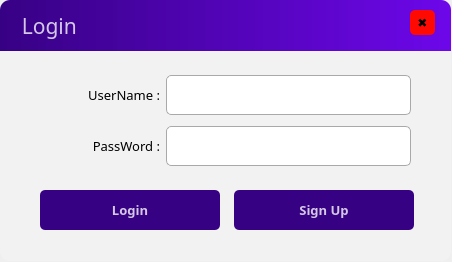
<?xml version="1.0" encoding="UTF-8"?>
<ui version="4.0">
 <class>Form</class>
 <widget class="QWidget" name="Form">
  <property name="geometry">
   <rect>
    <x>0</x>
    <y>0</y>
    <width>452</width>
    <height>262</height>
   </rect>
  </property>
  <property name="windowTitle">
   <string>Form</string>
  </property>
  <widget class="QFrame" name="frame">
   <property name="geometry">
    <rect>
     <x>0</x>
     <y>0</y>
     <width>451</width>
     <height>261</height>
    </rect>
   </property>
   <property name="styleSheet">
    <string notr="true">QFrame#frame{
	background-color: rgba(242,242,242,1.000);
	border-radius:10px;
}</string>
   </property>
   <property name="frameShape">
    <enum>QFrame::StyledPanel</enum>
   </property>
   <property name="frameShadow">
    <enum>QFrame::Raised</enum>
   </property>
   <widget class="QLabel" name="label">
    <property name="geometry">
     <rect>
      <x>0</x>
      <y>0</y>
      <width>451</width>
      <height>51</height>
     </rect>
    </property>
    <property name="font">
     <font>
      <family>Arial Black</family>
      <pointsize>16</pointsize>
      <weight>10</weight>
      <italic>false</italic>
      <bold>false</bold>
     </font>
    </property>
    <property name="styleSheet">
     <string notr="true">QLabel#label{
	font: 87 16pt &quot;Arial Black&quot;;
	background-color:qlineargradient(spread:pad, x1:0, y1:0, x2:1, y2:0, stop:0 rgb(55, 1, 132), stop:1 rgb(109, 7, 234));
	border-top-right-radius:10px;
	border-top-left-radius:10px;
	color:rgba(255,255,255,200);
}


</string>
    </property>
    <property name="text">
     <string>    Login</string>
    </property>
   </widget>
   <widget class="QPushButton" name="close_button">
    <property name="geometry">
     <rect>
      <x>410</x>
      <y>10</y>
      <width>25</width>
      <height>25</height>
     </rect>
    </property>
    <property name="minimumSize">
     <size>
      <width>25</width>
      <height>25</height>
     </size>
    </property>
    <property name="maximumSize">
     <size>
      <width>25</width>
      <height>25</height>
     </size>
    </property>
    <property name="styleSheet">
     <string notr="true">QPushButton#close_button{
	background-color:rgb(255, 10, 2);
	color::rgba(255,255,255,200);
	border-radius:5px;
}
QPushButton#close_button:hover{
	background-color:rgba(2,62,118,150);
	color:rgba(255,255,255,200);
	border-radius:5px;
}
QPushButton#close_button:pressed{
	padding-left:5px;
	padding-top:5px;
	background-color:rgba(2,62,118,100);
}
</string>
    </property>
    <property name="text">
     <string>✖</string>
    </property>
   </widget>
   <widget class="QWidget" name="layoutWidget">
    <property name="geometry">
     <rect>
      <x>40</x>
      <y>70</y>
      <width>371</width>
      <height>101</height>
     </rect>
    </property>
    <layout class="QHBoxLayout" name="horizontalLayout" stretch="1,3">
     <item>
      <layout class="QVBoxLayout" name="verticalLayout">
       <item>
        <widget class="QLabel" name="label_2">
         <property name="enabled">
          <bool>true</bool>
         </property>
         <property name="sizePolicy">
          <sizepolicy hsizetype="Preferred" vsizetype="Preferred">
           <horstretch>0</horstretch>
           <verstretch>0</verstretch>
          </sizepolicy>
         </property>
         <property name="minimumSize">
          <size>
           <width>120</width>
           <height>40</height>
          </size>
         </property>
         <property name="maximumSize">
          <size>
           <width>200</width>
           <height>40</height>
          </size>
         </property>
         <property name="font">
          <font>
           <family>Bahnschrift SemiBold</family>
           <pointsize>10</pointsize>
           <weight>7</weight>
           <italic>false</italic>
           <bold>false</bold>
          </font>
         </property>
         <property name="styleSheet">
          <string notr="true">font: 63 10pt &quot;Bahnschrift SemiBold&quot;;</string>
         </property>
         <property name="text">
          <string>UserName :</string>
         </property>
         <property name="alignment">
          <set>Qt::AlignRight|Qt::AlignTrailing|Qt::AlignVCenter</set>
         </property>
        </widget>
       </item>
       <item>
        <widget class="QLabel" name="label_3">
         <property name="minimumSize">
          <size>
           <width>120</width>
           <height>40</height>
          </size>
         </property>
         <property name="maximumSize">
          <size>
           <width>200</width>
           <height>40</height>
          </size>
         </property>
         <property name="font">
          <font>
           <family>Bahnschrift SemiBold</family>
           <pointsize>10</pointsize>
           <weight>7</weight>
           <italic>false</italic>
           <bold>false</bold>
          </font>
         </property>
         <property name="styleSheet">
          <string notr="true">font: 63 10pt &quot;Bahnschrift SemiBold&quot;;</string>
         </property>
         <property name="text">
          <string>PassWord :</string>
         </property>
         <property name="alignment">
          <set>Qt::AlignRight|Qt::AlignTrailing|Qt::AlignVCenter</set>
         </property>
        </widget>
       </item>
      </layout>
     </item>
     <item>
      <layout class="QVBoxLayout" name="verticalLayout_2">
       <item>
        <widget class="QLineEdit" name="login_acc">
         <property name="minimumSize">
          <size>
           <width>100</width>
           <height>40</height>
          </size>
         </property>
         <property name="maximumSize">
          <size>
           <width>400</width>
           <height>40</height>
          </size>
         </property>
         <property name="styleSheet">
          <string notr="true">border-radius:5px;
border:1px solid rgba(169,169,169,1.000);</string>
         </property>
        </widget>
       </item>
       <item>
        <widget class="QLineEdit" name="login_psw">
         <property name="minimumSize">
          <size>
           <width>100</width>
           <height>40</height>
          </size>
         </property>
         <property name="maximumSize">
          <size>
           <width>400</width>
           <height>40</height>
          </size>
         </property>
         <property name="styleSheet">
          <string notr="true">border-radius:5px;
border:1px solid rgba(169,169,169,1.000);</string>
         </property>
         <property name="echoMode">
          <enum>QLineEdit::Password</enum>
         </property>
        </widget>
       </item>
      </layout>
     </item>
    </layout>
   </widget>
   <widget class="QWidget" name="layoutWidget">
    <property name="geometry">
     <rect>
      <x>40</x>
      <y>190</y>
      <width>374</width>
      <height>41</height>
     </rect>
    </property>
    <layout class="QHBoxLayout" name="horizontalLayout_2">
     <item>
      <widget class="QPushButton" name="login_btn">
       <property name="minimumSize">
        <size>
         <width>180</width>
         <height>40</height>
        </size>
       </property>
       <property name="maximumSize">
        <size>
         <width>180</width>
         <height>40</height>
        </size>
       </property>
       <property name="font">
        <font>
         <family>Arial Black</family>
         <pointsize>10</pointsize>
         <weight>75</weight>
         <bold>true</bold>
        </font>
       </property>
       <property name="styleSheet">
        <string notr="true">QPushButton#login_btn{
	background-color:rgb(55, 1, 132);
	color:rgba(255,255,255,200);
	border-radius:5px;
}
QPushButton#login_btn:hover{
	background-color:rgba(2,62,118,150);
	color:rgba(255,255,255,200);
	border-radius:5px;
}
QPushButton#login_btn:pressed{
	padding-left:5px;
	padding-top:5px;
	background-color:rgba(2,62,118,100);
}</string>
       </property>
       <property name="text">
        <string>Login</string>
       </property>
      </widget>
     </item>
     <item>
      <spacer name="horizontalSpacer">
       <property name="orientation">
        <enum>Qt::Horizontal</enum>
       </property>
       <property name="sizeHint" stdset="0">
        <size>
         <width>40</width>
         <height>20</height>
        </size>
       </property>
      </spacer>
     </item>
     <item>
      <widget class="QPushButton" name="register_btn">
       <property name="minimumSize">
        <size>
         <width>180</width>
         <height>40</height>
        </size>
       </property>
       <property name="maximumSize">
        <size>
         <width>180</width>
         <height>40</height>
        </size>
       </property>
       <property name="font">
        <font>
         <family>Arial Black</family>
         <pointsize>10</pointsize>
         <weight>75</weight>
         <bold>true</bold>
        </font>
       </property>
       <property name="styleSheet">
        <string notr="true">QPushButton#register_btn{
	background-color:rgb(55, 1, 132);
	color:rgba(255,255,255,200);
	border-radius:5px;
}
QPushButton#register_btn:hover{
	background-color:rgba(2,62,118,150);
	color:rgba(255,255,255,200);
	border-radius:5px;
}
QPushButton#register_btn:pressed{
	padding-left:5px;
	padding-top:5px;
	background-color:rgba(2,62,118,100);
}</string>
       </property>
       <property name="text">
        <string>Sign Up</string>
       </property>
      </widget>
     </item>
    </layout>
   </widget>
  </widget>
 </widget>
 <resources/>
 <connections/>
</ui>
